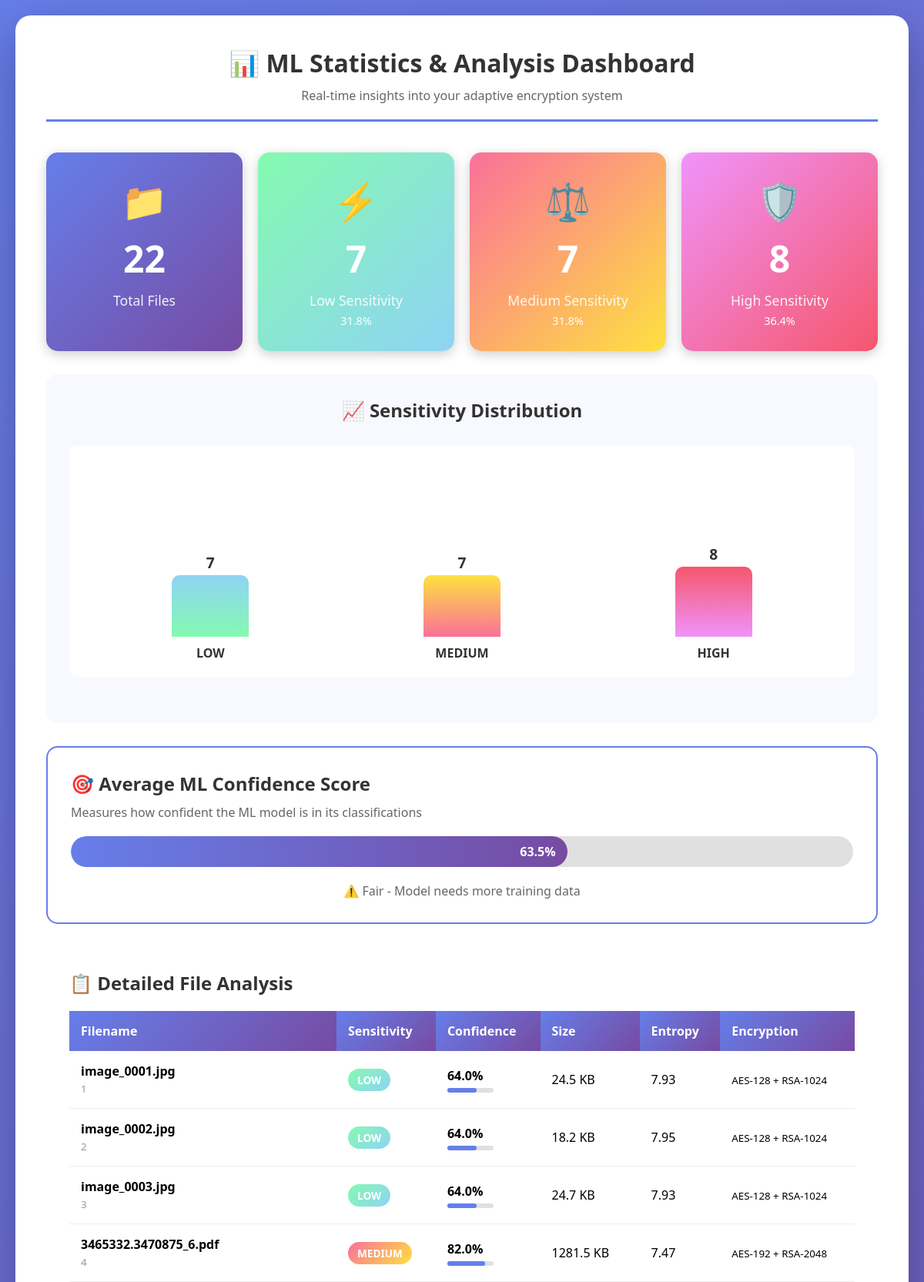
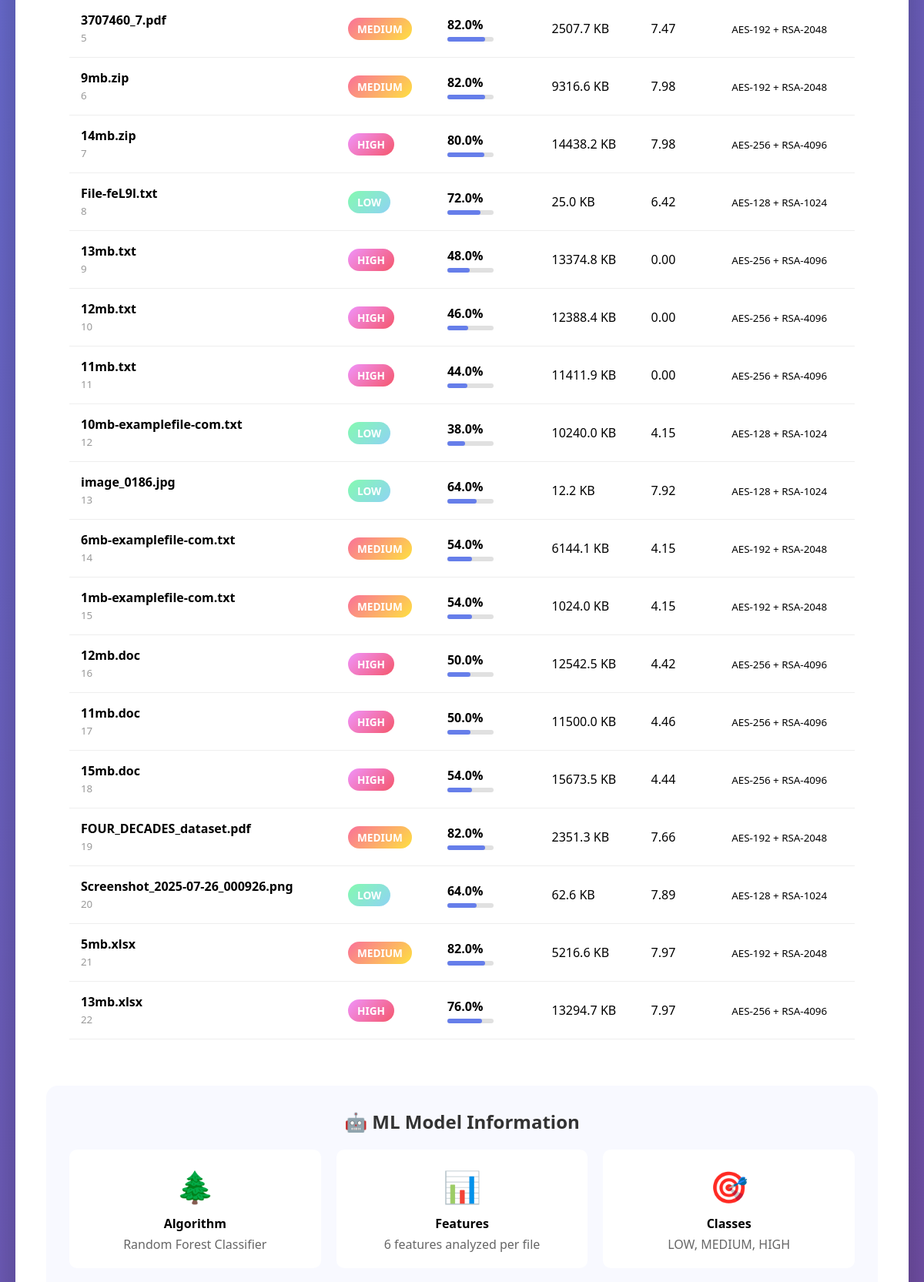
/ml-stats (signed in, upper part), run on the app's committed database (2 pictures, top to bottom).
### secure-file-storage-main/models.py (models this page shows, shortened)
class EncryptedFile(db.Model):
    __tablename__ = 'encrypted_files'
    id = db.Column(db.Integer, primary_key=True)
    user_id = db.Column(db.Integer, db.ForeignKey('users.id'), nullable=False)
    filename = db.Column(db.String(255), nullable=False)
    original_filename = db.Column(db.String(255), nullable=False)
    file_size = db.Column(db.Integer, nullable=False)
    encrypted_aes_key = db.Column(db.Text, nullable=False)
    sensitivity = db.Column(db.String(20), nullable=False)  # LOW, MEDIUM, HIGH
    crypto_config = db.Column(db.String(50), nullable=False)
    ml_confidence = db.Column(db.Float, default=0.0)
    entropy = db.Column(db.Float, default=0.0)
    uploaded_at = db.Column(db.DateTime, default=datetime.utcnow)
    last_accessed = db.Column(db.DateTime)
    is_shared = db.Column(db.Boolean, default=False)

### secure-file-storage-main/app_with_auth.py (the view)
@app.route('/ml-stats')
@login_required
def ml_stats():
    user_files = EncryptedFile.query.filter_by(user_id=current_user.id).all()
    files_dict = {}
    for file in user_files:
        files_dict[str(file.id)] = {
            'original_filename': file.original_filename,
            'sensitivity': file.sensitivity,
            'ml_confidence': file.ml_confidence,
            'entropy': file.entropy,
            'file_size': file.file_size,
            'crypto_config': file.crypto_config
        }
    stats = {
        'total': len(user_files),
        'low': sum(1 for f in user_files if f.sensitivity == 'LOW'),
        'medium': sum(1 for f in user_files if f.sensitivity == 'MEDIUM'),
        'high': sum(1 for f in user_files if f.sensitivity == 'HIGH'),
        'avg_confidence': sum(f.ml_confidence for f in user_files) / len(user_files) if user_files else 0
    }
    return render_template('ml_stats.html', stats=stats, files=files_dict)

### secure-file-storage-main/app_with_auth.py (called while the page is built)
@login_manager.user_loader
def load_user(user_id):
    return db.session.get(User, int(user_id))

### secure-file-storage-main/templates/ml_stats.html (shortened to what this page needs)
<!DOCTYPE html>
<html lang="en">
<head>
</head>
<body>
    <div class="container">
        <div class="header">
            <h1>📊 ML Statistics & Analysis Dashboard</h1>
            <p style="color: #666; margin-top: 10px;">Real-time insights into your adaptive encryption system</p>
        </div>
        <div class="stats-overview">
            <div class="stat-card total">
                <div class="icon">📁</div>
                <div class="value">{{ stats.total }}</div>
                <div class="label">Total Files</div>
            </div>
            <div class="stat-card low">
                <div class="icon">⚡</div>
                <div class="value">{{ stats.low }}</div>
                <div class="label">Low Sensitivity</div>
                <div style="font-size: 0.9em; margin-top: 5px;">
                    {{ "%.1f"|format((stats.low / stats.total * 100) if stats.total > 0 else 0) }}%
                </div>
            </div>
            <div class="stat-card medium">
                <div class="icon">⚖️</div>
                <div class="value">{{ stats.medium }}</div>
                <div class="label">Medium Sensitivity</div>
                <div style="font-size: 0.9em; margin-top: 5px;">
                    {{ "%.1f"|format((stats.medium / stats.total * 100) if stats.total > 0 else 0) }}%
                </div>
            </div>
            <div class="stat-card high">
                <div class="icon">🛡️</div>
                <div class="value">{{ stats.high }}</div>
                <div class="label">High Sensitivity</div>
                <div style="font-size: 0.9em; margin-top: 5px;">
                    {{ "%.1f"|format((stats.high / stats.total * 100) if stats.total > 0 else 0) }}%
                </div>
            </div>
        </div>
        <div class="chart-section">
            <h2>📈 Sensitivity Distribution</h2>
            <div class="bar-chart">
                <div class="bar">
                    <div class="bar-fill low" style="height: {{ (stats.low / stats.total * 250) if stats.total > 0 else 0 }}px;">
                        <div class="bar-value">{{ stats.low }}</div>
                    </div>
                    <div class="bar-label">LOW</div>
                </div>
                <div class="bar">
                    <div class="bar-fill medium" style="height: {{ (stats.medium / stats.total * 250) if stats.total > 0 else 0 }}px;">
                        <div class="bar-value">{{ stats.medium }}</div>
                    </div>
                    <div class="bar-label">MEDIUM</div>
                </div>
                <div class="bar">
                    <div class="bar-fill high" style="height: {{ (stats.high / stats.total * 250) if stats.total > 0 else 0 }}px;">
                        <div class="bar-value">{{ stats.high }}</div>
                    </div>
                    <div class="bar-label">HIGH</div>
                </div>
            </div>
        </div>
        <div class="confidence-section">
            <h2 style="color: #333; margin-bottom: 10px;">🎯 Average ML Confidence Score</h2>
            <p style="color: #666; margin-bottom: 20px;">
                Measures how confident the ML model is in its classifications
            </p>
            <div class="confidence-meter">
                <div class="confidence-fill" style="width: {{ stats.avg_confidence * 100 }}%;">
                    {{ "%.1f"|format(stats.avg_confidence * 100) }}%
                </div>
            </div>
            <p style="text-align: center; color: #666; margin-top: 10px;">
                {% if stats.avg_confidence > 0.9 %}
                    ✅ Excellent - Model is very confident in classifications
                {% elif stats.avg_confidence > 0.75 %}
                    ✅ Good - Model is confident in most classifications
                {% elif stats.avg_confidence > 0.6 %}
                    ⚠️ Fair - Model needs more training data
                {% else %}
                    ⚠️ Low - Consider retraining the model
                {% endif %}
            </p>
        </div>
        <div class="files-table">
            <h2>📋 Detailed File Analysis</h2>
            {% if files %}
            <div style="overflow-x: auto;">
                <table>
                    <thead>
                        <tr>
                            <th>Filename</th>
                            <th>Sensitivity</th>
                            <th>Confidence</th>
                            <th>Size</th>
                            <th>Entropy</th>
                            <th>Encryption</th>
                        </tr>
                    </thead>
                    <tbody>
                        {% for file_id, file_info in files.items() %}
                        <tr>
                            <td>
                                <strong>{{ file_info.original_filename }}</strong><br>
                                <small style="color: #999;">{{ file_id }}</small>
                            </td>
                            <td>
                                <span class="mini-badge {{ file_info.sensitivity|lower }}">
                                    {{ file_info.sensitivity }}
                                </span>
                            </td>
                            <td>
                                <strong>{{ "%.1f"|format(file_info.ml_confidence * 100) }}%</strong>
                                <br>
                                <div style="width: 60px; height: 6px; background: #e0e0e0; border-radius: 3px; margin-top: 5px;">
                                    <div style="width: {{ file_info.ml_confidence * 100 }}%; height: 100%; background: #667eea; border-radius: 3px;"></div>
                                </div>
                            </td>
                            <td>{{ "%.1f"|format(file_info.file_size / 1024) }} KB</td>
                            <td>{{ "%.2f"|format(file_info.entropy) }}</td>
                            <td><small>{{ file_info.crypto_config }}</small></td>
                        </tr>
                        {% endfor %}
                    </tbody>
                </table>
            </div>
            {% else %}
            <p style="text-align: center; color: #999; padding: 40px;">
                No files uploaded yet. Upload some files to see ML analysis!
            </p>
            {% endif %}
        </div>
        <div class="chart-section">
            <h2>🤖 ML Model Information</h2>
            <div style="display: grid; grid-template-columns: repeat(auto-fit, minmax(250px, 1fr)); gap: 20px; margin-top: 20px;">
                <div style="background: white; padding: 20px; border-radius: 10px; text-align: center;">
                    <div style="font-size: 2.5em; margin-bottom: 10px;">🌲</div>
                    <h4>Algorithm</h4>
                    <p style="color: #666; margin-top: 5px;">Random Forest Classifier</p>
                </div>
                <div style="background: white; padding: 20px; border-radius: 10px; text-align: center;">
                    <div style="font-size: 2.5em; margin-bottom: 10px;">📊</div>
                    <h4>Features</h4>
                    <p style="color: #666; margin-top: 5px;">6 features analyzed per file</p>
                </div>
                <div style="background: white; padding: 20px; border-radius: 10px; text-align: center;">
                    <div style="font-size: 2.5em; margin-bottom: 10px;">🎯</div>
                    <h4>Classes</h4>
                    <p style="color: #666; margin-top: 5px;">LOW, MEDIUM, HIGH</p>
                </div>
            </div>
        </div>
    </div>
</body>
</html>

### secure-file-storage-main/templates/ml_stats.html (style rules this page uses)
* { margin: 0; padding: 0; box-sizing: border-box; }
body { font-family: 'Segoe UI', Tahoma, Geneva, Verdana, sans-serif; background: linear-gradient(135deg, #667eea 0%, #764ba2 100%); min-height: 100vh; padding: 20px; }
.container { max-width: 1200px; margin: 0 auto; background: white; border-radius: 20px; padding: 40px; box-shadow: 0 20px 60px rgba(0,0,0,0.3); }
.header { text-align: center; margin-bottom: 40px; padding-bottom: 20px; border-bottom: 3px solid #667eea; }
h1 { color: #333; margin-bottom: 10px; }
.stats-overview { display: grid; grid-template-columns: repeat(auto-fit, minmax(250px, 1fr)); gap: 20px; margin: 30px 0; }
.stat-card { padding: 30px; border-radius: 15px; color: white; text-align: center; box-shadow: 0 4px 15px rgba(0,0,0,0.2); }
.stat-card.total { background: linear-gradient(135deg, #667eea 0%, #764ba2 100%); }
.stat-card.low { background: linear-gradient(135deg, #84fab0 0%, #8fd3f4 100%); }
.stat-card.medium { background: linear-gradient(135deg, #fa709a 0%, #fee140 100%); }
.stat-card.high { background: linear-gradient(135deg, #f093fb 0%, #f5576c 100%); }
.stat-card .icon { font-size: 3em; margin-bottom: 10px; }
.stat-card .value { font-size: 3em; font-weight: bold; margin: 10px 0; }
.stat-card .label { font-size: 1.1em; opacity: 0.9; }
.chart-section { background: #f8f9ff; padding: 30px; border-radius: 15px; margin: 30px 0; }
.chart-section h2 { color: #333; margin-bottom: 20px; text-align: center; }
.bar-chart { display: flex; align-items: flex-end; justify-content: space-around; height: 300px; margin: 30px 0; padding: 20px; background: white; border-radius: 10px; }
.bar { width: 100px; display: flex; flex-direction: column; align-items: center; justify-content: flex-end; }
.bar-fill { width: 100%; border-radius: 10px 10px 0 0; transition: height 1s ease-out; position: relative; }
.bar-fill.low { background: linear-gradient(to top, #84fab0 0%, #8fd3f4 100%); }
.bar-fill.medium { background: linear-gradient(to top, #fa709a 0%, #fee140 100%); }
.bar-fill.high { background: linear-gradient(to top, #f093fb 0%, #f5576c 100%); }
.bar-value { position: absolute; top: -30px; left: 50%; transform: translateX(-50%); font-weight: bold; color: #333; font-size: 1.2em; }
.bar-label { margin-top: 10px; font-weight: bold; color: #333; }
.confidence-section { background: white; padding: 30px; border-radius: 15px; margin: 30px 0; border: 2px solid #667eea; }
.confidence-meter { width: 100%; height: 40px; background: #e0e0e0; border-radius: 20px; overflow: hidden; margin: 20px 0; position: relative; }
.confidence-fill { height: 100%; background: linear-gradient(90deg, #667eea 0%, #764ba2 100%); border-radius: 20px; transition: width 1s ease-out; display: flex; align-items: center; justify-content: flex-end; padding-right: 15px; color: white; font-weight: bold; }
.files-table { background: white; padding: 30px; border-radius: 15px; margin: 30px 0; }
.files-table h2 { color: #333; margin-bottom: 20px; }
table { width: 100%; border-collapse: collapse; }
th { background: linear-gradient(135deg, #667eea 0%, #764ba2 100%); color: white; padding: 15px; text-align: left; font-weight: bold; }
td { padding: 15px; border-bottom: 1px solid #eee; }
.mini-badge { padding: 5px 12px; border-radius: 15px; font-size: 0.85em; font-weight: bold; color: white; display: inline-block; }
.mini-badge.low { background: linear-gradient(135deg, #84fab0 0%, #8fd3f4 100%); }
.mini-badge.medium { background: linear-gradient(135deg, #fa709a 0%, #fee140 100%); }
.mini-badge.high { background: linear-gradient(135deg, #f093fb 0%, #f5576c 100%); }

### data on the page
EncryptedFile: original_filename "image_0001.jpg", sensitivity "LOW", file_info.ml_confidence*100 "64.0", file_info.file_size/1024 "24.5", entropy "7.93", crypto_config "AES-128 + RSA-1024"
EncryptedFile: original_filename "image_0002.jpg", sensitivity "LOW", file_info.ml_confidence*100 "64.0", file_info.file_size/1024 "18.2", entropy "7.95", crypto_config "AES-128 + RSA-1024"
EncryptedFile: original_filename "image_0003.jpg", sensitivity "LOW", file_info.ml_confidence*100 "64.0", file_info.file_size/1024 "24.7", entropy "7.93", crypto_config "AES-128 + RSA-1024"
EncryptedFile: original_filename "3465332.3470875_6.pdf", sensitivity "MEDIUM", file_info.ml_confidence*100 "82.0", file_info.file_size/1024 "1281.5", entropy "7.47", crypto_config "AES-192 + RSA-2048"
EncryptedFile: original_filename "3707460_7.pdf", sensitivity "MEDIUM", file_info.ml_confidence*100 "82.0", file_info.file_size/1024 "2507.7", entropy "7.47", crypto_config "AES-192 + RSA-2048"
EncryptedFile: original_filename "9mb.zip", sensitivity "MEDIUM", file_info.ml_confidence*100 "82.0", file_info.file_size/1024 "9316.6", entropy "7.98", crypto_config "AES-192 + RSA-2048"
EncryptedFile: original_filename "14mb.zip", sensitivity "HIGH", file_info.ml_confidence*100 "80.0", file_info.file_size/1024 "14438.2", entropy "7.98", crypto_config "AES-256 + RSA-4096"
EncryptedFile: original_filename "File-feL9l.txt", sensitivity "LOW", file_info.ml_confidence*100 "72.0", file_info.file_size/1024 "25.0", entropy "6.42", crypto_config "AES-128 + RSA-1024"
EncryptedFile: original_filename "13mb.txt", sensitivity "HIGH", file_info.ml_confidence*100 "48.0", file_info.file_size/1024 "13374.8", entropy "0.00", crypto_config "AES-256 + RSA-4096"
EncryptedFile: original_filename "12mb.txt", sensitivity "HIGH", file_info.ml_confidence*100 "46.0", file_info.file_size/1024 "12388.4", entropy "0.00", crypto_config "AES-256 + RSA-4096"
EncryptedFile: original_filename "11mb.txt", sensitivity "HIGH", file_info.ml_confidence*100 "44.0", file_info.file_size/1024 "11411.9", entropy "0.00", crypto_config "AES-256 + RSA-4096"
EncryptedFile: original_filename "10mb-examplefile-com.txt", sensitivity "LOW", file_info.ml_confidence*100 "38.0", file_info.file_size/1024 "10240.0", entropy "4.15", crypto_config "AES-128 + RSA-1024"
EncryptedFile: original_filename "image_0186.jpg", sensitivity "LOW", file_info.ml_confidence*100 "64.0", file_info.file_size/1024 "12.2", entropy "7.92", crypto_config "AES-128 + RSA-1024"
EncryptedFile: original_filename "6mb-examplefile-com.txt", sensitivity "MEDIUM", file_info.ml_confidence*100 "54.0", file_info.file_size/1024 "6144.1", entropy "4.15", crypto_config "AES-192 + RSA-2048"
EncryptedFile: original_filename "1mb-examplefile-com.txt", sensitivity "MEDIUM", file_info.ml_confidence*100 "54.0", file_info.file_size/1024 "1024.0", entropy "4.15", crypto_config "AES-192 + RSA-2048"
EncryptedFile: original_filename "12mb.doc", sensitivity "HIGH", file_info.ml_confidence*100 "50.0", file_info.file_size/1024 "12542.5", entropy "4.42", crypto_config "AES-256 + RSA-4096"
EncryptedFile: original_filename "11mb.doc", sensitivity "HIGH", file_info.ml_confidence*100 "50.0", file_info.file_size/1024 "11500.0", entropy "4.46", crypto_config "AES-256 + RSA-4096"
EncryptedFile: original_filename "15mb.doc", sensitivity "HIGH", file_info.ml_confidence*100 "54.0", file_info.file_size/1024 "15673.5", entropy "4.44", crypto_config "AES-256 + RSA-4096"
EncryptedFile: original_filename "FOUR_DECADES_dataset.pdf", sensitivity "MEDIUM", file_info.ml_confidence*100 "82.0", file_info.file_size/1024 "2351.3", entropy "7.66", crypto_config "AES-192 + RSA-2048"
EncryptedFile: original_filename "Screenshot_2025-07-26_000926.png", sensitivity "LOW", file_info.ml_confidence*100 "64.0", file_info.file_size/1024 "62.6", entropy "7.89", crypto_config "AES-128 + RSA-1024"
EncryptedFile: original_filename "5mb.xlsx", sensitivity "MEDIUM", file_info.ml_confidence*100 "82.0", file_info.file_size/1024 "5216.6", entropy "7.97", crypto_config "AES-192 + RSA-2048"
EncryptedFile: original_filename "13mb.xlsx", sensitivity "HIGH", file_info.ml_confidence*100 "76.0", file_info.file_size/1024 "13294.7", entropy "7.97", crypto_config "AES-256 + RSA-4096"

### other printed values
{{ stats.total }} "22"
{{ stats.low }} "7"
{{ stats.medium }} "7"
{{ stats.high }} "8"
{{ "%.1f"|format(stats.avg_confidence * 100) }} "63.5"
{{ file_id }} "1" "2" "3" "4" "5" "6" "7" "8" "9" "10" "11" "12" "13" "14" "15" "16" "17" "18" "19" "20" "21" "22"
